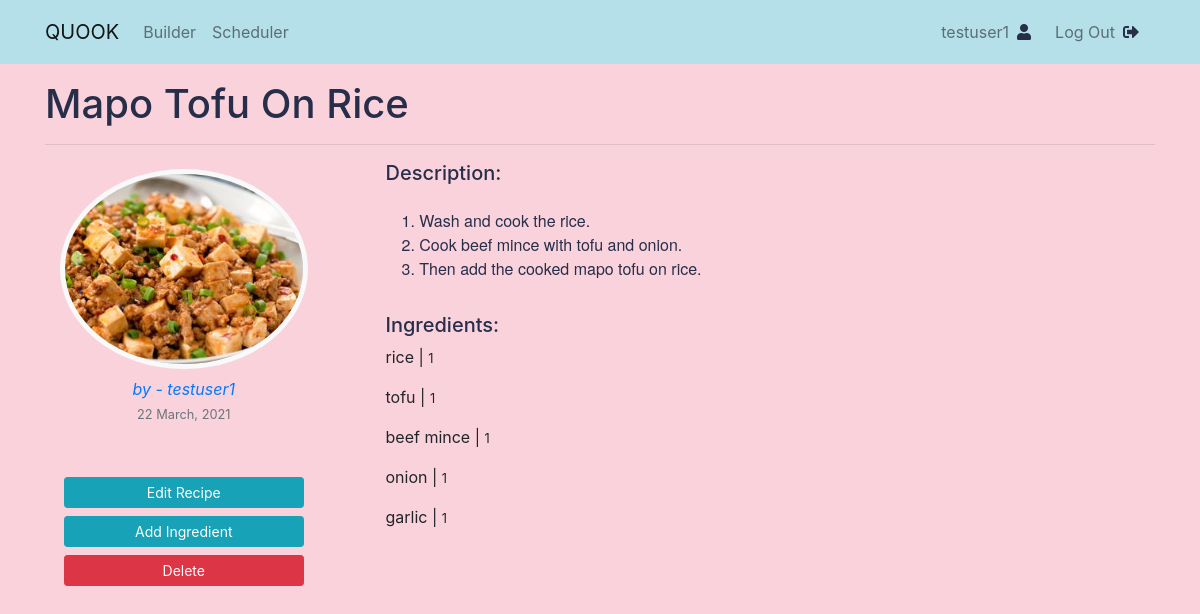
Before: /recipe/mapo-tofu-on-rice/ (signed in) with the older database file.
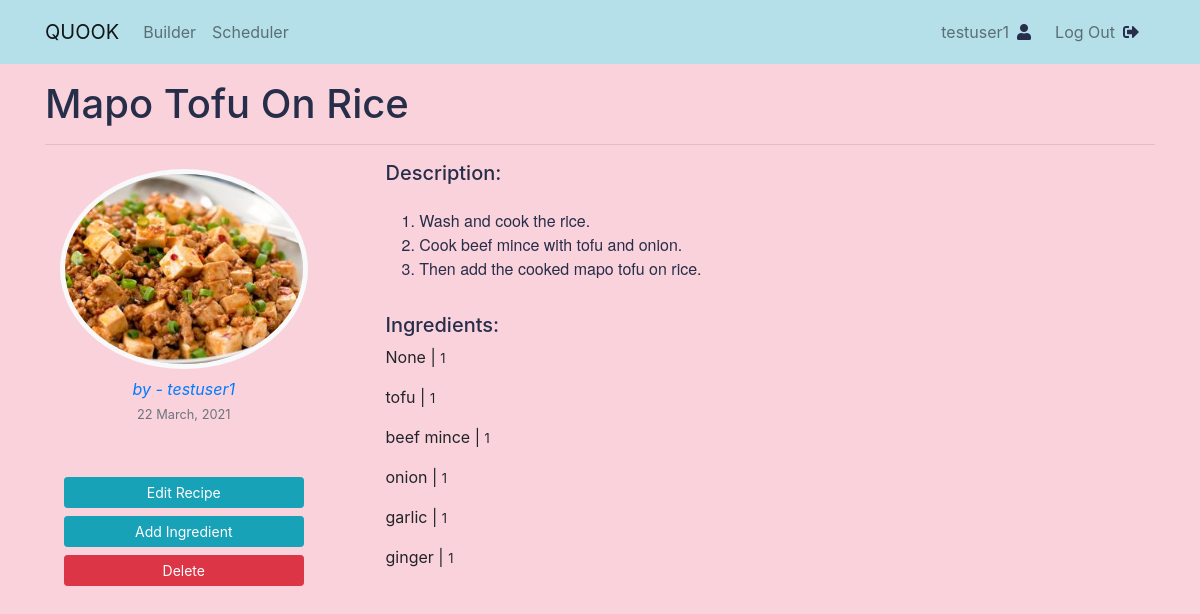
After: the same page with the newer database file.
### recipe/models.py (models this page shows, shortened)
class IngredientAmount(models.Model):
    SINGLE = 1
    DOUBLE = 2
    TRIPLE = 3
    AMOUNT_CHOICES = (
        (SINGLE, 'Single'),
        (DOUBLE, 'Double'),
        (TRIPLE, 'Triple'),
    )
    recipe = models.ForeignKey(
        'Recipe', related_name='ingredient_amounts', on_delete=models.SET_NULL, null=True)
    ingredient = models.ForeignKey(
        'Ingredient', related_name='ingredient_amounts', on_delete=models.SET_NULL, null=True, blank=True)
    amount = models.IntegerField(choices=AMOUNT_CHOICES, default=SINGLE)

class Ingredient(models.Model):
    alphabet = RegexValidator(
        r'^[A-Za-z]+$', 'Only alphabet characters are allowed.')
    name = models.CharField(max_length=200, null=True,
                            unique=True, validators=[alphabet])
    def __str__(self):
        return self.name

### recipe/views.py (the view)
@login_required
def recipeDetail(request, slug):
    recipe = get_object_or_404(Recipe, slug=slug)
    related_ingredients = IngredientAmount.objects.filter(
        recipe__slug=slug)
    return render(request, 'recipe/recipe_detail.html', {'recipe': recipe, 'related_ingredients': related_ingredients})

### recipe/templates/recipe/recipe_detail.html
{% extends "recipe/base.html" %}
{% block content %}
    <h1>{{ recipe.title|title }}</h1>
    <hr>
    <article class="media content-section">
        <div class="col-3">
            <div class="media-content">
                <img class="rounded-circle border border-5 border-light img-fluid recipe-img my-2" src="{{ recipe.image.url }}">
                <div class="text-center">
                    <a class="link-unstyled font-italic" href="{% url 'recipe:user_recipes' recipe.author.username %}">by - {{ recipe.author }}</a>
                    <br>
                    <small class="text-muted">{{ recipe.date_posted|date:"d F, Y" }}</small>
                </div>
            </div>
            <div class="media-content">
                {% if recipe.author == user %}
                    <div class="text-center d-flex flex-column mt-5">
                        <a class="btn btn-info btn-sm my-1 mx-1" href="{% url 'recipe:recipe_edit' slug=recipe.slug %}">Edit Recipe</a>
                        <a class="btn btn-info btn-sm my-1 mx-1" href="{% url 'recipe:ingredient_edit' slug=recipe.slug %}">Add Ingredient</a>
                        <a class="btn btn-danger btn-sm my-1 mx-1" href="{% url 'recipe:recipe_delete' slug=recipe.slug %}">Delete</a>
                    </div>
                {% endif %}
            </div>
        </div>
        <div class="media-body mx-5 col-9">
            <div class="article-metadata">
                <h5>Description:</h5>
                <pre class="article-content p-3">{{ recipe.description }}</pre>
            </div>
            <h5> Ingredients:</h5>
            {% for ingredient_detail in related_ingredients %}
            <p class="article-content">{{ ingredient_detail.ingredient }} | <small>{{ ingredient_detail.amount }}</small></p>
            {% endfor %}
        </div>
    </article>
{% endblock content %}

Changed rows visible on the page:
changed IngredientAmount: ingredient "rice" → "None"
added IngredientAmount: ingredient "ginger", amount "1"
